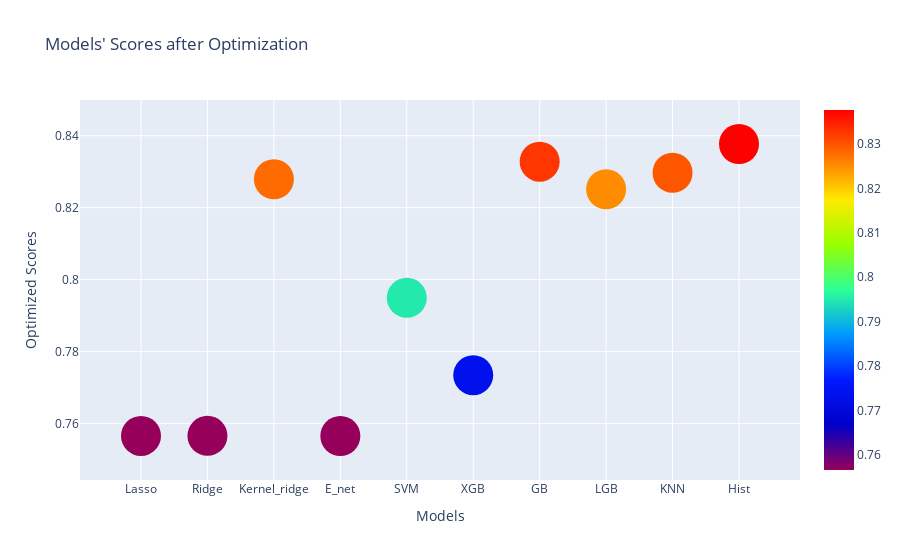

The notebook cell saved with this chart:
### Code cell
"""Let's plot the models' rmse after optimization."""
optimized_scores = pd.DataFrame({'Optimized Scores':np.round([lasso_best_score, ridge_best_score, kernel_best_score, 
                  elastic_best_score, svm_best_score, xgb_best_score, gb_best_score, lgb_best_score, 
                        knn_best_score, hist_best_score], 5)})
optimized_scores.index = ['Lasso', 'Ridge', 'Kernel_ridge', 'E_net', 'SVM', 'XGB', 'GB', 'LGB', 'KNN', 'Hist']
optimized_scores.sort_values(by = 'Optimized Scores')
scatter_plot(optimized_scores.index, optimized_scores['Optimized Scores'], "Models' Scores after Optimization", 'Models','Optimized Scores', 40, 'Rainbow')

### Figure 1 — Plotly figure (JSON) as saved in the notebook; plotly's stock layout.template omitted (floating-point values rounded to 4 significant figures)
{"data": [{"marker": {"color": [0.7566, 0.7566, 0.8279, 0.7566, 0.795, 0.7734, 0.8328, 0.8251, 0.8297, 0.8377], "colorscale": [[0, "rgb(150,0,90)"], [0.125, "rgb(0,0,200)"], [0.25, "rgb(0,25,255)"], [0.375, "rgb(0,152,255)"], [0.5, "rgb(44,255,150)"], [0.625, "rgb(151,255,0)"], [0.75, "rgb(255,234,0)"], [0.875, "rgb(255,111,0)"], [1, "rgb(255,0,0)"]], "showscale": true, "size": 40}, "mode": "markers", "type": "scatter", "x": ["Lasso", "Ridge", "Kernel_ridge", "E_net", "SVM", "XGB", "GB", "LGB", "KNN", "Hist"], "y": [0.7566, 0.7566, 0.8279, 0.7566, 0.795, 0.7734, 0.8328, 0.8251, 0.8297, 0.8377]}], "layout": {"hovermode": "closest", "title": {"text": "Models' Scores after Optimization"}, "xaxis": {"title": {"text": "Models"}}, "yaxis": {"title": {"text": "Optimized Scores"}}}}
